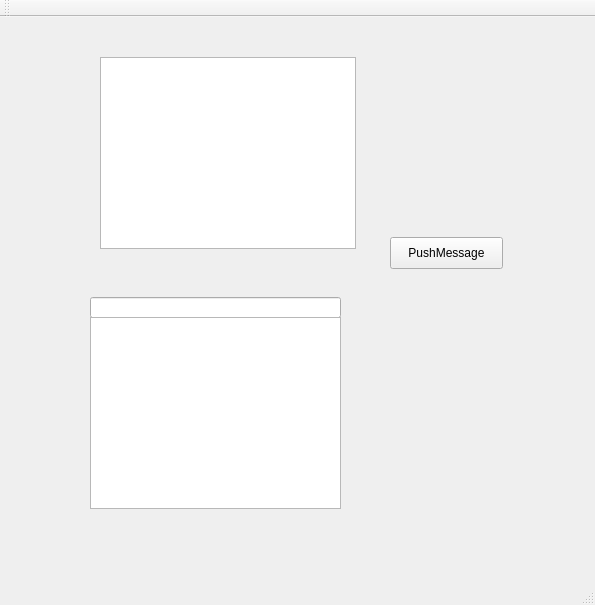
<?xml version="1.0" encoding="UTF-8"?>
<ui version="4.0">
 <class>MainWindow</class>
 <widget class="QMainWindow" name="MainWindow">
  <property name="geometry">
   <rect>
    <x>0</x>
    <y>0</y>
    <width>595</width>
    <height>605</height>
   </rect>
  </property>
  <property name="windowTitle">
   <string>MainWindow</string>
  </property>
  <widget class="QWidget" name="centralWidget">
   <widget class="QLineEdit" name="lineEdit">
    <property name="geometry">
     <rect>
      <x>90</x>
      <y>280</y>
      <width>251</width>
      <height>21</height>
     </rect>
    </property>
   </widget>
   <widget class="QListWidget" name="listWidget">
    <property name="geometry">
     <rect>
      <x>90</x>
      <y>300</y>
      <width>251</width>
      <height>192</height>
     </rect>
    </property>
   </widget>
   <widget class="QPushButton" name="pushButton">
    <property name="geometry">
     <rect>
      <x>390</x>
      <y>220</y>
      <width>113</width>
      <height>32</height>
     </rect>
    </property>
    <property name="text">
     <string>PushMessage</string>
    </property>
   </widget>
   <widget class="QTextBrowser" name="textBrowser">
    <property name="geometry">
     <rect>
      <x>100</x>
      <y>40</y>
      <width>256</width>
      <height>192</height>
     </rect>
    </property>
   </widget>
  </widget>
  <widget class="QMenuBar" name="menuBar">
   <property name="geometry">
    <rect>
     <x>0</x>
     <y>0</y>
     <width>595</width>
     <height>22</height>
    </rect>
   </property>
  </widget>
  <widget class="QToolBar" name="mainToolBar">
   <attribute name="toolBarArea">
    <enum>TopToolBarArea</enum>
   </attribute>
   <attribute name="toolBarBreak">
    <bool>false</bool>
   </attribute>
  </widget>
  <widget class="QStatusBar" name="statusBar"/>
 </widget>
 <layoutdefault spacing="6" margin="11"/>
 <resources/>
 <connections>
  <connection>
   <sender>lineEdit</sender>
   <signal>textEdited(QString)</signal>
   <receiver>listWidget</receiver>
   <slot>show()</slot>
   <hints>
    <hint type="sourcelabel">
     <x>215</x>
     <y>325</y>
    </hint>
    <hint type="destinationlabel">
     <x>215</x>
     <y>430</y>
    </hint>
   </hints>
  </connection>
  <connection>
   <sender>lineEdit</sender>
   <signal>textChanged(QString)</signal>
   <receiver>MainWindow</receiver>
   <slot>placeSuggest()</slot>
   <hints>
    <hint type="sourcelabel">
     <x>215</x>
     <y>325</y>
    </hint>
    <hint type="destinationlabel">
     <x>297</x>
     <y>302</y>
    </hint>
   </hints>
  </connection>
  <connection>
   <sender>pushButton</sender>
   <signal>clicked()</signal>
   <receiver>MainWindow</receiver>
   <slot>pushMessage()</slot>
   <hints>
    <hint type="sourcelabel">
     <x>446</x>
     <y>270</y>
    </hint>
    <hint type="destinationlabel">
     <x>297</x>
     <y>302</y>
    </hint>
   </hints>
  </connection>
 </connections>
 <slots>
  <slot>placeSuggest()</slot>
  <slot>pushMessage()</slot>
 </slots>
</ui>
